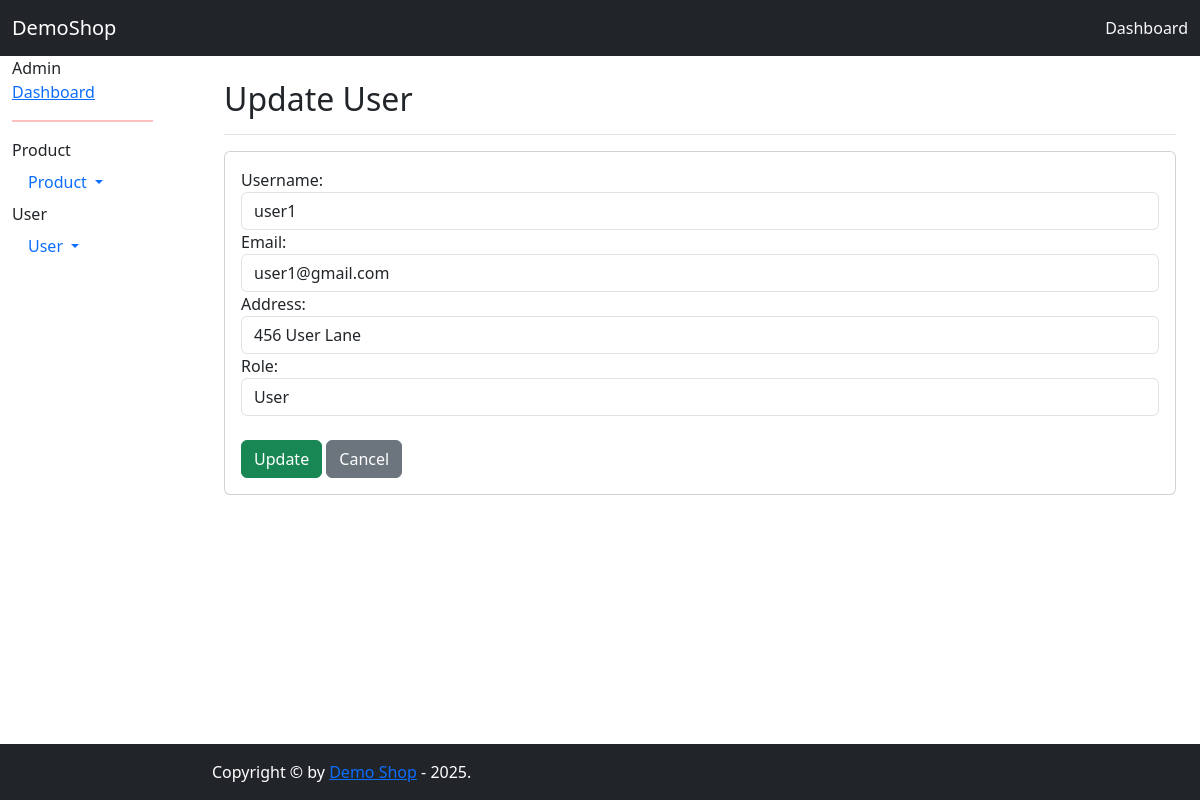
Screenshot of /backend/functions/user/update.php?id=2 with the database file from the repository.
### tables this page shows
CREATE TABLE `users` (
  `id` int NOT NULL AUTO_INCREMENT,
  `username` varchar(50) DEFAULT NULL,
  `password` varchar(255) NOT NULL,
  `email` varchar(100) DEFAULT NULL,
  `address` varchar(255) DEFAULT NULL,
  `role` enum('admin','user') DEFAULT 'user',
  `created_at` timestamp NULL DEFAULT CURRENT_TIMESTAMP,
  PRIMARY KEY (`id`) USING BTREE,
  UNIQUE KEY `user_UNIQUE` (`username`) USING BTREE,
  UNIQUE KEY `email_UNIQUE` (`email`) USING BTREE
);

### backend/functions/user/update.php (the view, shortened to what this page needs)
<?php
include_once(__DIR__ . '/../../../dbconnect.php');
$id = isset($_GET['id']) ? intval($_GET['id']) : 0;
$sql = "SELECT * FROM users WHERE id = $id";
$result = $conn->query($sql);
$user = $result->fetch_assoc();
?>
<!DOCTYPE html>
<html lang="en">
<head>
</head>
<body class="d-flex flex-column h-100">
<?php include_once(__DIR__ . '/../../layouts/partials/header.php'); ?>
<div class="container-fluid">
    <div class="row">
        <?php include_once(__DIR__ . '/../../layouts/partials/sidebar.php'); ?>
        <main class="col-md-10 ml-sm-auto px-4 mb-4">
            <div class="pt-4 pb-2 mb-3 border-bottom">
                <h2>Update User</h2>
            </div>
            <div class="card">
                <div class="card-body">
                    <form method="POST">
                        <div class="form-group">
                            <label>Username:</label>
                            <input type="text" name="username" value="<?= htmlspecialchars($user['username']) ?>" class="form-control" required>
                        </div>
                        <div class="form-group">
                            <label>Email:</label>
                            <input type="email" name="email" value="<?= htmlspecialchars($user['email']) ?>" class="form-control" required>
                        </div>
                        <div class="form-group">
                            <label>Address:</label>
                            <input type="text" name="address" value="<?= htmlspecialchars($user['address']) ?>" class="form-control">
                        </div>
                        <div class="form-group">
                            <label>Role:</label>
                            <select name="role" class="form-control">
                                <option value="user" <?= $user['role'] == 'user' ? 'selected' : '' ?>>User</option>
                            </select>
                        </div>
                        <div class="mt-4">
                            <button type="submit" class="btn btn-success">Update</button>
                            <a href="index.php" class="btn btn-secondary ml-2">Cancel</a>
                        </div>
                    </form>
                </div>
            </div>
        </main>
    </div>
</div>
<?php include_once(__DIR__ . '/../../layouts/partials/footer.php'); ?>
</body>
</html>

### assets/backend/css/style.css (style rules this page uses)
body { display: flex; flex-direction: column; min-height: 100vh; }
main { flex: 1; }

### rows the page displays
users: username "user1", email "user1@gmail.com", address "456 User Lane", role "User"
